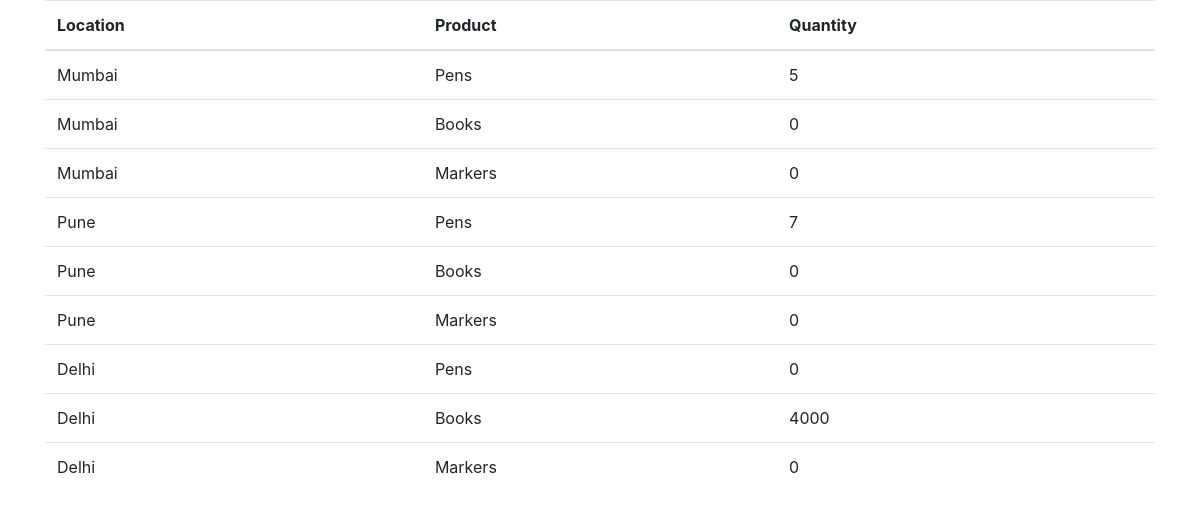
Screenshot of /report with the database file from the repository.
### app.py (models this page shows, shortened)
class Location(db.Model):
    __tablename__ = 'location'
    id = db.Column(db.Integer,primary_key=True)
    name= db.Column(db.String(50))

class Product(db.Model):
    __tablename__ = 'product'
    id = db.Column(db.Integer,primary_key=True)
    name = db.Column(db.String(50),nullable=False)

### app.py (the view)
@app.route('/report')
def report():
    locations = Location.query.all()
    products = Product.query.all()
    report = []
    for location in locations:
        for product in products:
            row = {}
            row["location"] = location.name
            row["product"] = product.name
            row["quantity"] = get_quantity(location.id,product.id)
            report.append(row)
    return render_template('report.html',report=report)

### app.py (called while the page is built)
def get_quantity(location,product):
    added_products = Movement.query.\
        filter(Movement.to_location_id==location,Movement.product_id==product)\
            .from_self(func.sum(Movement.quantity,)).all()
    added_products = added_products[0][0]
    if added_products == None:
        added_products = 0
    removed_products = Movement.query.\
        filter(Movement.from_location_id==location,Movement.product_id==product)\
            .from_self(func.sum(Movement.quantity,name="removed")).all()
    removed_products = removed_products[0][0]
    if removed_products == None:
        removed_products = 0
    return added_products-removed_products

### templates/report.html (shortened to what this page needs)
{% extends 'base.html' %}
{% block body %}
<div class="container">
    <table class="table">
        <thead>
            <th>Location</th>
            <th>Product</th>
            <th>Quantity</th>
        </thead>
        {% for row in report %}
        <tr>
            <td>{{row.location}}</td>
            <td>{{row.product}}</td>
            <td>{{row.quantity}}</td>
        </tr>
        {% endfor %}
    </table>
</div>
{% endblock %}

### rows the page displays
Location: location "Mumbai" "Mumbai" "Mumbai"
Product: product "Pens" "Pens" "Pens"
Product: product "Books" "Books" "Books"
Product: product "Markers" "Markers" "Markers"
Location: location "Pune" "Pune" "Pune"
Location: location "Delhi" "Delhi" "Delhi"

### other values shown
{{ row.quantity }} "5" "0" "0" "7" "0" "0" "0" "4000" "0"
